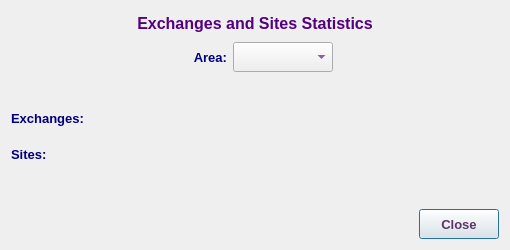
<?xml version="1.0" encoding="UTF-8"?>
<ui version="4.0">
 <class>ExchangesStatDialog</class>
 <widget class="QDialog" name="ExchangesStatDialog">
  <property name="geometry">
   <rect>
    <x>0</x>
    <y>0</y>
    <width>510</width>
    <height>250</height>
   </rect>
  </property>
  <property name="minimumSize">
   <size>
    <width>510</width>
    <height>250</height>
   </size>
  </property>
  <property name="maximumSize">
   <size>
    <width>511</width>
    <height>251</height>
   </size>
  </property>
  <property name="font">
   <font>
    <family>Tahoma</family>
    <pointsize>10</pointsize>
   </font>
  </property>
  <property name="windowTitle">
   <string>Exchanges/Sites Statistics</string>
  </property>
  <property name="windowIcon">
   <iconset resource="../../../image.qrc">
    <normaloff>:/Image/stat.png</normaloff>:/Image/stat.png</iconset>
  </property>
  <layout class="QVBoxLayout" name="verticalLayout">
   <item>
    <layout class="QHBoxLayout" name="horizontalLayout">
     <item>
      <widget class="QLabel" name="label_2">
       <property name="text">
        <string/>
       </property>
       <property name="pixmap">
        <pixmap resource="../../../image.qrc">:/Image/exch.png</pixmap>
       </property>
      </widget>
     </item>
     <item>
      <widget class="QLabel" name="label">
       <property name="sizePolicy">
        <sizepolicy hsizetype="Expanding" vsizetype="Preferred">
         <horstretch>0</horstretch>
         <verstretch>0</verstretch>
        </sizepolicy>
       </property>
       <property name="minimumSize">
        <size>
         <width>350</width>
         <height>25</height>
        </size>
       </property>
       <property name="maximumSize">
        <size>
         <width>1500</width>
         <height>25</height>
        </size>
       </property>
       <property name="font">
        <font>
         <family>Tahoma</family>
         <pointsize>12</pointsize>
         <weight>75</weight>
         <bold>true</bold>
        </font>
       </property>
       <property name="styleSheet">
        <string notr="true">color: rgb(85, 0, 127);</string>
       </property>
       <property name="text">
        <string>Exchanges and Sites Statistics</string>
       </property>
       <property name="alignment">
        <set>Qt::AlignCenter</set>
       </property>
      </widget>
     </item>
     <item>
      <widget class="QLabel" name="label_3">
       <property name="text">
        <string/>
       </property>
       <property name="pixmap">
        <pixmap resource="../../../image.qrc">:/Image/stat.png</pixmap>
       </property>
      </widget>
     </item>
    </layout>
   </item>
   <item>
    <layout class="QHBoxLayout" name="horizontalLayout_2">
     <item>
      <spacer name="horizontalSpacer">
       <property name="orientation">
        <enum>Qt::Horizontal</enum>
       </property>
       <property name="sizeHint" stdset="0">
        <size>
         <width>40</width>
         <height>20</height>
        </size>
       </property>
      </spacer>
     </item>
     <item>
      <widget class="QLabel" name="label_4">
       <property name="minimumSize">
        <size>
         <width>50</width>
         <height>30</height>
        </size>
       </property>
       <property name="maximumSize">
        <size>
         <width>80</width>
         <height>30</height>
        </size>
       </property>
       <property name="font">
        <font>
         <family>Tahoma</family>
         <pointsize>10</pointsize>
         <weight>75</weight>
         <bold>true</bold>
        </font>
       </property>
       <property name="styleSheet">
        <string notr="true">color: rgb(0, 0, 127);</string>
       </property>
       <property name="text">
        <string>Area:</string>
       </property>
       <property name="alignment">
        <set>Qt::AlignRight|Qt::AlignTrailing|Qt::AlignVCenter</set>
       </property>
      </widget>
     </item>
     <item>
      <widget class="QComboBox" name="areaCB">
       <property name="sizePolicy">
        <sizepolicy hsizetype="Preferred" vsizetype="Preferred">
         <horstretch>0</horstretch>
         <verstretch>0</verstretch>
        </sizepolicy>
       </property>
       <property name="minimumSize">
        <size>
         <width>100</width>
         <height>30</height>
        </size>
       </property>
       <property name="maximumSize">
        <size>
         <width>100</width>
         <height>30</height>
        </size>
       </property>
       <property name="font">
        <font>
         <family>Tahoma</family>
         <pointsize>10</pointsize>
         <weight>75</weight>
         <bold>true</bold>
        </font>
       </property>
       <property name="styleSheet">
        <string notr="true">color: rgb(85, 0, 127);</string>
       </property>
      </widget>
     </item>
     <item>
      <spacer name="horizontalSpacer_2">
       <property name="orientation">
        <enum>Qt::Horizontal</enum>
       </property>
       <property name="sizeHint" stdset="0">
        <size>
         <width>40</width>
         <height>20</height>
        </size>
       </property>
      </spacer>
     </item>
    </layout>
   </item>
   <item>
    <spacer name="verticalSpacer_2">
     <property name="orientation">
      <enum>Qt::Vertical</enum>
     </property>
     <property name="sizeType">
      <enum>QSizePolicy::Preferred</enum>
     </property>
     <property name="sizeHint" stdset="0">
      <size>
       <width>20</width>
       <height>25</height>
      </size>
     </property>
    </spacer>
   </item>
   <item>
    <layout class="QHBoxLayout" name="horizontalLayout_4">
     <item>
      <widget class="QLabel" name="label_5">
       <property name="minimumSize">
        <size>
         <width>120</width>
         <height>30</height>
        </size>
       </property>
       <property name="maximumSize">
        <size>
         <width>120</width>
         <height>30</height>
        </size>
       </property>
       <property name="font">
        <font>
         <family>Tahoma</family>
         <pointsize>10</pointsize>
         <weight>75</weight>
         <bold>true</bold>
        </font>
       </property>
       <property name="styleSheet">
        <string notr="true">color: rgb(0, 0, 127);</string>
       </property>
       <property name="text">
        <string>Exchanges:</string>
       </property>
       <property name="alignment">
        <set>Qt::AlignLeading|Qt::AlignLeft|Qt::AlignVCenter</set>
       </property>
      </widget>
     </item>
     <item>
      <widget class="QLabel" name="exchLbl">
       <property name="minimumSize">
        <size>
         <width>200</width>
         <height>30</height>
        </size>
       </property>
       <property name="maximumSize">
        <size>
         <width>2000</width>
         <height>30</height>
        </size>
       </property>
       <property name="font">
        <font>
         <family>Tahoma</family>
         <pointsize>10</pointsize>
         <weight>75</weight>
         <bold>true</bold>
        </font>
       </property>
       <property name="styleSheet">
        <string notr="true">color: rgb(85, 0, 127);</string>
       </property>
       <property name="text">
        <string/>
       </property>
       <property name="alignment">
        <set>Qt::AlignLeading|Qt::AlignLeft|Qt::AlignVCenter</set>
       </property>
      </widget>
     </item>
    </layout>
   </item>
   <item>
    <layout class="QHBoxLayout" name="horizontalLayout_3">
     <item>
      <widget class="QLabel" name="label_6">
       <property name="minimumSize">
        <size>
         <width>120</width>
         <height>30</height>
        </size>
       </property>
       <property name="maximumSize">
        <size>
         <width>120</width>
         <height>30</height>
        </size>
       </property>
       <property name="font">
        <font>
         <family>Tahoma</family>
         <pointsize>10</pointsize>
         <weight>75</weight>
         <bold>true</bold>
        </font>
       </property>
       <property name="styleSheet">
        <string notr="true">color: rgb(0, 0, 127);</string>
       </property>
       <property name="text">
        <string>Sites:</string>
       </property>
       <property name="alignment">
        <set>Qt::AlignLeading|Qt::AlignLeft|Qt::AlignVCenter</set>
       </property>
      </widget>
     </item>
     <item>
      <widget class="QLabel" name="siteLbl">
       <property name="minimumSize">
        <size>
         <width>200</width>
         <height>30</height>
        </size>
       </property>
       <property name="maximumSize">
        <size>
         <width>2000</width>
         <height>30</height>
        </size>
       </property>
       <property name="font">
        <font>
         <family>Tahoma</family>
         <pointsize>10</pointsize>
         <weight>75</weight>
         <bold>true</bold>
        </font>
       </property>
       <property name="styleSheet">
        <string notr="true">color: rgb(85, 0, 127);</string>
       </property>
       <property name="text">
        <string/>
       </property>
       <property name="alignment">
        <set>Qt::AlignLeading|Qt::AlignLeft|Qt::AlignVCenter</set>
       </property>
      </widget>
     </item>
    </layout>
   </item>
   <item>
    <spacer name="verticalSpacer">
     <property name="orientation">
      <enum>Qt::Vertical</enum>
     </property>
     <property name="sizeHint" stdset="0">
      <size>
       <width>20</width>
       <height>25</height>
      </size>
     </property>
    </spacer>
   </item>
   <item>
    <layout class="QHBoxLayout" name="horizontalLayout_5">
     <item>
      <spacer name="horizontalSpacer_5">
       <property name="orientation">
        <enum>Qt::Horizontal</enum>
       </property>
       <property name="sizeHint" stdset="0">
        <size>
         <width>40</width>
         <height>20</height>
        </size>
       </property>
      </spacer>
     </item>
     <item>
      <widget class="QPushButton" name="CancelBtn">
       <property name="sizePolicy">
        <sizepolicy hsizetype="Preferred" vsizetype="Preferred">
         <horstretch>0</horstretch>
         <verstretch>0</verstretch>
        </sizepolicy>
       </property>
       <property name="minimumSize">
        <size>
         <width>80</width>
         <height>30</height>
        </size>
       </property>
       <property name="maximumSize">
        <size>
         <width>16777215</width>
         <height>30</height>
        </size>
       </property>
       <property name="font">
        <font>
         <weight>75</weight>
         <bold>true</bold>
        </font>
       </property>
       <property name="styleSheet">
        <string notr="true">color: rgb(92, 53, 102);</string>
       </property>
       <property name="text">
        <string>Close</string>
       </property>
       <property name="icon">
        <iconset resource="../../../image.qrc">
         <normaloff>:/Image/remove.png</normaloff>:/Image/remove.png</iconset>
       </property>
       <property name="iconSize">
        <size>
         <width>20</width>
         <height>20</height>
        </size>
       </property>
      </widget>
     </item>
    </layout>
   </item>
  </layout>
 </widget>
 <resources>
  <include location="../../../image.qrc"/>
 </resources>
 <connections/>
</ui>
